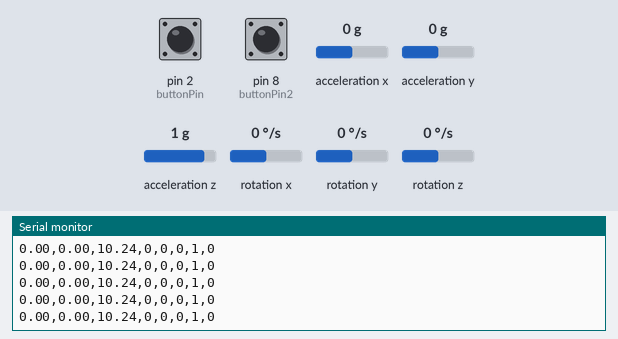
Bench run of a sketch on a simulated Arduino Uno, built with avr-gcc and run on an emulated ATmega328P. Parts: the last lines printed to the serial monitor. The test bench sets the inputs (shaded band); at power-on: acceleration x 0 g, acceleration y 0 g, acceleration z 1 g, rotation x 0 °/s, rotation y 0 °/s, rotation z 0 °/s, pin 2 (buttonPin) LOW, pin 8 (buttonPin2) LOW.

Above: at 1.2 s.
1.3 s: acceleration x set to -1.4 g
At 2.1 s:
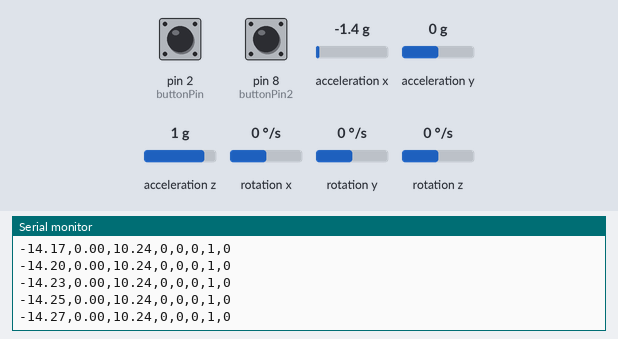
4.3 s: acceleration y set to -1.4 g
At 4.9 s:
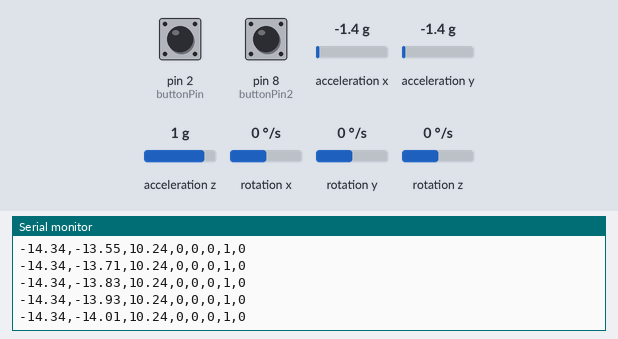
7.3 s: acceleration z set to -1.4 g
At 7.8 s:
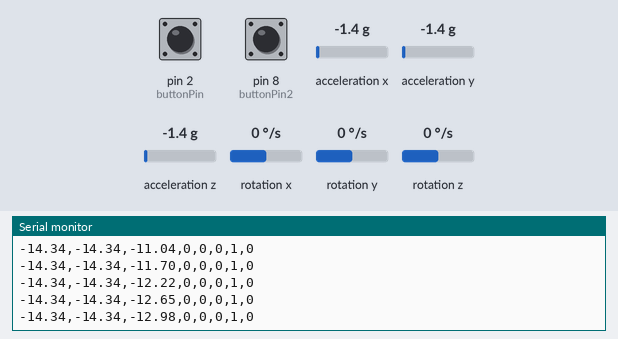
10.3 s: rotation x set to -192 °/s
At 11.3 s:
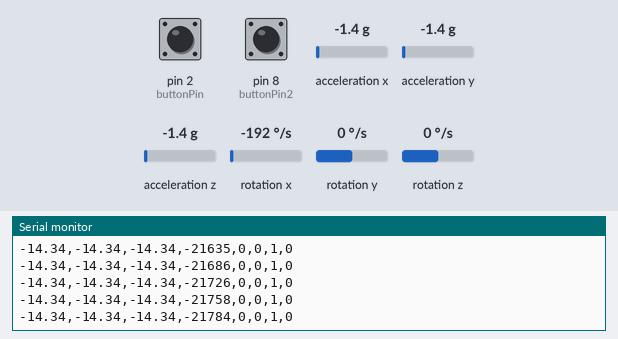
13.3 s: rotation y set to -192 °/s
At 13.45 s:
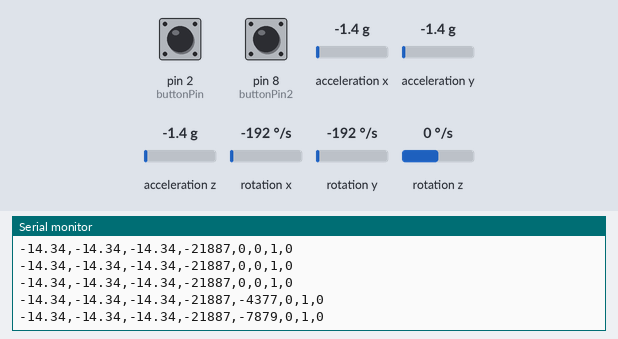
16.3 s: rotation z set to -100 °/s
At 16.33 s:
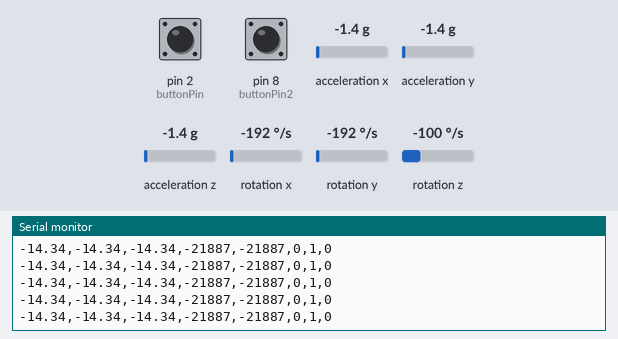
Timing chart, 0 to 19.3 s (numbered marks = the images above; inputs shaded):
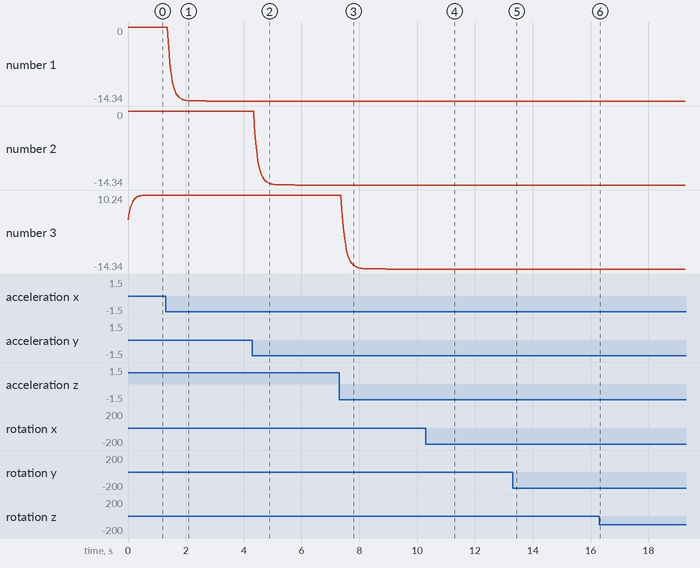

The sketch:

sensor.ino
```cpp
#include <Wire.h>
#include <L3G.h>
#include <LSM303.h>

L3G gyro;
LSM303 compass;

  float alpha = 0.8;

  float raw_acc_x = 0;
  float old_filtered_acc_x=0;
  float filtered_acc_x=0;

  float raw_acc_y = 0;
  float old_filtered_acc_y=0;
  float filtered_acc_y=0;

  float raw_acc_z = 0;
  float old_filtered_acc_z=0;
  float filtered_acc_z=0;

  float raw_gyro_x = 0;
  float old_filtered_gyro_x=0;
  float filtered_gyro_x=0;

  float raw_gyro_y = 0;
  float old_filtered_gyro_y=0;
  float filtered_gyro_y=0;

  float raw_gyro_z = 0;
  float old_filtered_gyro_z=0;
  float filtered_gyro_z=0;

  const int buttonPin = 2;     // the number of the pushbutton pin
  const int buttonPin2 = 8;     // the number of the pushbutton pin

void setup() {
  Serial.begin(9600);
  Wire.begin();

  if (!gyro.init())
  {
    Serial.println("Failed to autodetect gyro type!");
    while (1);
  }

  // initialize the pushbutton pin as an input:
  pinMode(buttonPin, INPUT);
  pinMode(buttonPin2, INPUT);

  gyro.enableDefault();

  compass.init();
  compass.enableDefault();
}

void loop() {
  gyro.read();

  /*Serial.print("G ");
  Serial.print("X: ");
  Serial.print((int)gyro.g.x);
  Serial.print(" Y: ");
  Serial.print((int)gyro.g.y);

  Serial.print(" Z: ");
  Serial.println((int)gyro.g.z);
  */
  compass.read();
  /*
  byte data[7];
  data[0] = (int)compass.a.x & 0x00FF;
  data[1] = (int)compass.a.x & 0xFF00;

  data[2] = (int)compass.a.y & 0x00FF;
  data[3] = (int)compass.a.y & 0xFF00;

  data[4] = (int)compass.a.z & 0x00FF;
  data[5] = (int)compass.a.z & 0xFF00;
  data[6] = ':';

  Serial.write(data, 7);
  */
  // Serial.print("A ");
  //Serial.print("X: ");


  raw_acc_x = compass.a.x;
  old_filtered_acc_x = filtered_acc_x;
  filtered_acc_x = alpha * old_filtered_acc_x + (1 - alpha) * raw_acc_x;

  raw_acc_y = compass.a.y;
  old_filtered_acc_y = filtered_acc_y;
  filtered_acc_y = alpha * old_filtered_acc_y + (1 - alpha) * raw_acc_y;

  raw_acc_z = compass.a.z;
  old_filtered_acc_z = filtered_acc_z;
  filtered_acc_z = alpha * old_filtered_acc_z + (1 - alpha) * raw_acc_z;


  raw_gyro_x = gyro.g.x;
  old_filtered_gyro_x = filtered_gyro_x;
  filtered_gyro_x = alpha * old_filtered_gyro_x + (1 - alpha) * raw_gyro_x;

  raw_gyro_y = gyro.g.y;
  old_filtered_gyro_y = filtered_gyro_y;
  filtered_gyro_y = alpha * old_filtered_gyro_y + (1 - alpha) * raw_gyro_y;

  raw_gyro_z = gyro.g.z;
  old_filtered_gyro_z = filtered_gyro_z;
  filtered_gyro_z = alpha * old_filtered_gyro_z + (1 - alpha) * raw_gyro_z;


  int diff_x = 100*(old_filtered_acc_x - filtered_acc_x);
  int diff_y = 100*(old_filtered_acc_y - filtered_acc_y);
  int diff_z = 100*(old_filtered_acc_z - filtered_acc_z);


  int buttonState = !(digitalRead(buttonPin));
  int buttonState2 = (digitalRead(buttonPin2));


  Serial.print(filtered_acc_x/1600.0);
  Serial.print(",");
  Serial.print(filtered_acc_y/1600.0);
  Serial.print(",");
  Serial.print(filtered_acc_z/1600.0);
  Serial.print(",");

  Serial.print((int)filtered_gyro_x);
  Serial.print(",");
  Serial.print((int)filtered_gyro_y);
  Serial.print(",");
  Serial.print((int)filtered_gyro_z);
  Serial.print(",");

  Serial.print((int)buttonState);
  Serial.print(",");
  Serial.println((int)buttonState2);


  /*
  compass.readMag();
  Serial.print("M ");
  Serial.print("X: ");
  Serial.print((int)compass.m.x);
  Serial.print(" Y: ");
  Serial.print((int)compass.m.y);
  Serial.print(" Z: ");
  Serial.println((int)compass.m.z);
*/
//delay(10);
}
```

Measured:
- after the input at 1.3 s, the serial monitor: prints a new line after 0.09 s (image 1)
- after the input at 4.3 s, the serial monitor: prints a new line after 0.07 s (image 2)
- after the input at 7.3 s, the serial monitor: prints a new line after 0.10 s (image 3)
- after the input at 10.3 s, the serial monitor: prints a new line after 0.08 s (image 4)
- after the input at 13.3 s, the serial monitor: prints a new line after 0.08 s (image 5)
- plotted number 1: 0 → -14.34 after the input at 1.3 s
